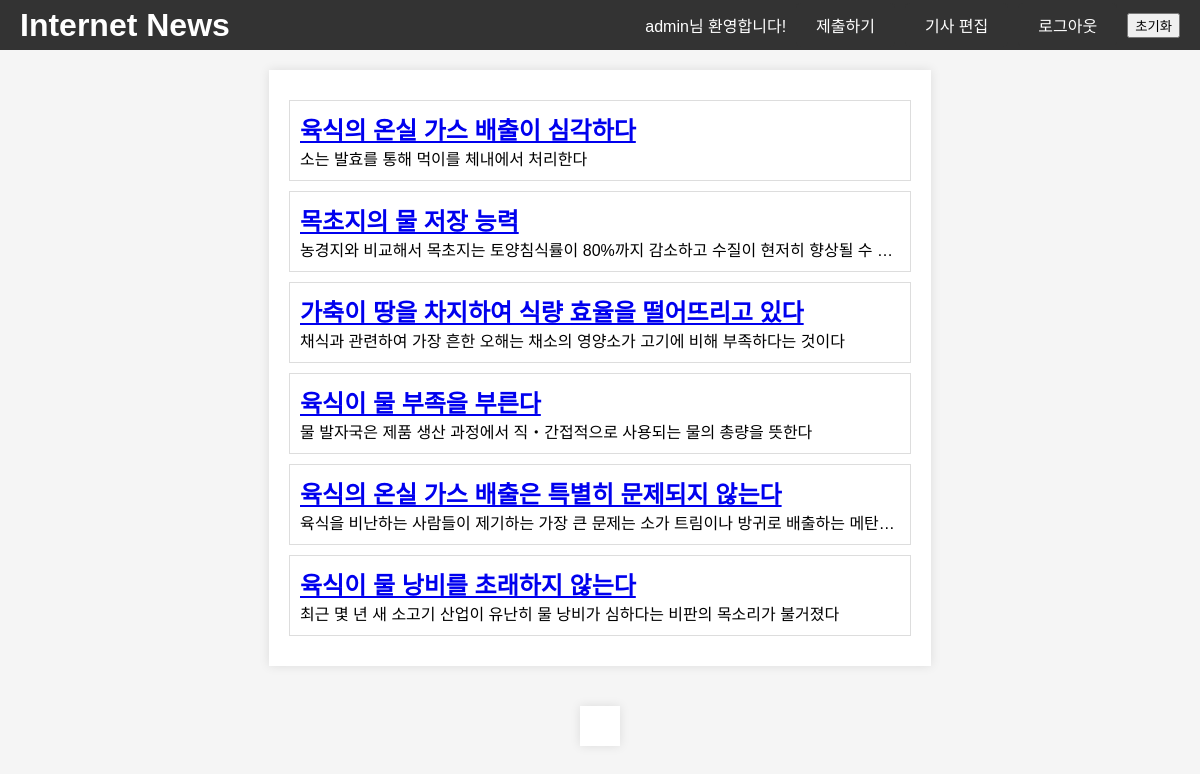
The app's page /index (signed in) with its own data.
### app.py (models this page shows)
class User(db.Model):
    id = db.Column(db.Integer, primary_key=True)
    username = db.Column(db.String(255), nullable=False, unique=True)
    password = db.Column(db.String(255), nullable=False)
    article_order = db.Column(db.String(255), nullable=True)
    def set_article_order(self, order):
        self.article_order = json.dumps(order)
    def get_article_order(self):
        return json.loads(self.article_order)

class Article(db.Model):
    id = db.Column(db.Integer, primary_key=True)
    title = db.Column(db.String(100), nullable=False)
    content = db.Column(db.Text, nullable=False)
    author_name = db.Column(db.String(100))  # 저자 이름
    author_occupation = db.Column(db.String(100))  # 저자 직업
    author_email = db.Column(db.String(100))  # 저자 이메일
    author_description = db.Column(db.Text)  # 저자 설명
    display_on_index = db.Column(db.Boolean, default=False)
    ratings = db.relationship('Rating', backref='article', lazy=True)

### app.py (the view)
@app.route('/index')
def index():
    user = User.query.get(session['user_id'])
    display_article_ids = [article.id for article in Article.query.filter_by(display_on_index=True).all()]
    if user.article_order is None or set(user.get_article_order()) != set(display_article_ids):
        random.shuffle(display_article_ids)
        user.set_article_order(display_article_ids)
        db.session.commit()
    articles = [Article.query.get(id) for id in user.get_article_order()[:6]]
    return render_template('index.html', articles=articles)

### templates/index.html (shortened to what this page needs)
<!DOCTYPE html>
<html lang="en">
<head>
    <link rel="stylesheet" type="text/css" href="/static/styles.css">
</head>
<body>
    <header>
        <h1>Internet News</h1>
        <div>
            {% if session['user_name'] %}
            <p>{{ session['user_name'] }}님 환영합니다!</p>
            <a href="{{ url_for('end_page') }}">제출하기</a>
            {% if session['user_name'] == 'admin' %}
                <a href="{{ url_for('edit_article') }}">기사 편집</a>
                <a href="{{ url_for('login') }}">로그아웃</a>
                <button onclick="confirmRefresh()">초기화</button>
            {% endif %}
        {% else %}
            <a href="{{ url_for('login') }}">로그인</a>
        {% endif %}
        </div>
    </header>
    <div class="container">
        {% for article in articles %}
            <div class="article">
                <a href="{{ url_for('article', article_id=article.id) }}">
                    <h2>{{ article.title }}</h2>
                </a>
                <p>{{ article.content.split('.')[0] }}</p>
            </div>
        {% endfor %}
    </div>
    <div class="memo-container" id="memoContainer"></div>
</body>
</html>

### static/styles.css (style rules this page uses)
body, h1, h2, p { margin: 0; padding: 0; }
body { font-family: Arial, sans-serif; background-color: #f5f5f5; }
header { background-color: #333; color: #fff; padding: 10px; text-align: center; }
.container { max-width: 80%; margin: 20px auto; padding: 20px; background-color: #fff; box-shadow: 0 0 10px rgba(0, 0, 0, 0.1); margin-top: 70px; }
.article { width: 600px; border: 1px solid #ddd; padding: 10px; margin: 10px 0; cursor: pointer; }
.article h2 { font-size: 24px; margin: 0; }
.article p { font-size: 16px; margin: 0; text-overflow: ellipsis; white-space: nowrap; overflow: hidden; }
.memo-container { max-width: 865px; margin: 20px auto; padding: 20px; background-color: #fff; box-shadow: 0 0 10px rgba(0, 0, 0, 0.1); }

### templates/index.html (style rules this page uses)
body { display: flex; flex-direction: column; align-items: center; }
header { width: 100%; position: fixed; top: 0; z-index: 100; display: flex; justify-content: space-between; align-items: center; height: 50px; padding: 0 20px; box-sizing: border-box; }
header a { display: inline-block; padding: 10px 20px; background-color: #333; color: #fff; text-decoration: none; border-radius: 5px; transition: background-color 0.3s; }
header div { display: flex; align-items: center; gap: 10px; }
.container p { white-space: nowrap; overflow: hidden; text-overflow: ellipsis; }

### records on screen
User: user_name "admin"
Article: title "육식의 온실 가스 배출이 심각하다", content "소는 발효를 통해 먹이를 체내에서 처리한다"
Article: title "목초지의 물 저장 능력", content "농경지와 비교해서 목초지는 토양침식률이 80%까지 감소하고 수질이 현저히 향상될 수…"
Article: title "가축이 땅을 차지하여 식량 효율을 떨어뜨리고 있다", content "채식과 관련하여 가장 흔한 오해는 채소의 영양소가 고기에 비해 부족하다는 것이다"
Article: title "육식이 물 부족을 부른다", content "물 발자국은 제품 생산 과정에서 직‧간접적으로 사용되는 물의 총량을 뜻한다"
Article: title "육식의 온실 가스 배출은 특별히 문제되지 않는다", content "육식을 비난하는 사람들이 제기하는 가장 큰 문제는 소가 트림이나 방귀로 배출하는 메탄…"
Article: title "육식이 물 낭비를 초래하지 않는다", content "최근 몇 년 새 소고기 산업이 유난히 물 낭비가 심하다는 비판의 목소리가 불거졌다"
